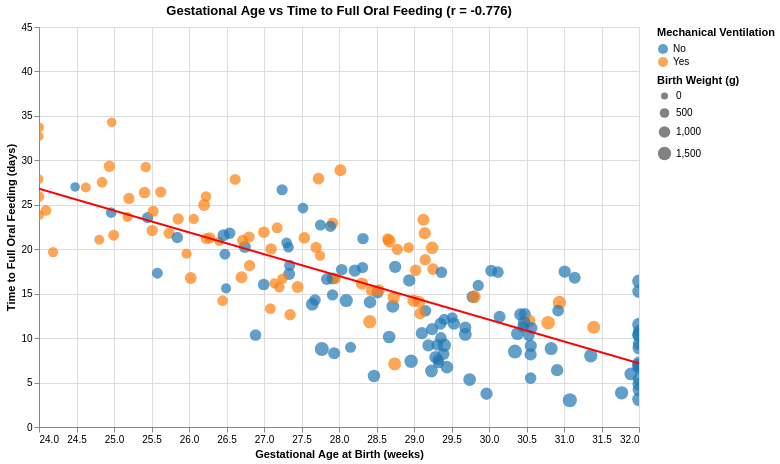

Vega-Lite specification for this chart:
### Vega-Lite specification from a JSON file in a GitHub repository (floating-point values rounded to 4 significant figures; data arrays with more than 128 entries replaced by an {"elided": "..."} marker saying what was removed)
{"config": {"view": {"continuousWidth": 300, "continuousHeight": 300}}, "layer": [{"mark": {"type": "circle", "opacity": 0.7, "size": 80}, "encoding": {"color": {"field": "mechanical_ventilation", "legend": {"labelExpr": "datum.value == 1 ? 'Yes' : 'No'", "values": [0, 1]}, "scale": {"range": ["#1f77b4", "#ff7f0e"]}, "title": "Mechanical Ventilation", "type": "nominal"}, "size": {"field": "birth_weight_grams", "scale": {"range": [50, 200]}, "title": "Birth Weight (g)", "type": "quantitative"}, "tooltip": [{"field": "patient_id", "type": "ordinal"}, {"field": "gestational_age_weeks", "type": "quantitative"}, {"field": "time_to_FOF", "type": "quantitative"}, {"field": "birth_weight_grams", "type": "quantitative"}, {"field": "baby_sex", "type": "nominal"}, {"field": "mechanical_ventilation", "format": ".0f", "title": "Mechanical Ventilation", "type": "nominal"}], "x": {"field": "gestational_age_weeks", "scale": {"domain": [24, 32]}, "title": "Gestational Age at Birth (weeks)", "type": "quantitative"}, "y": {"field": "time_to_FOF", "scale": {"domain": [0, 45]}, "title": "Time to Full Oral Feeding (days)", "type": "quantitative"}}, "name": "view_1"}, {"mark": {"type": "line", "color": "red", "strokeWidth": 2}, "encoding": {"x": {"field": "gestational_age_weeks", "type": "quantitative"}, "y": {"field": "time_to_FOF", "type": "quantitative"}}, "transform": [{"on": "gestational_age_weeks", "regression": "time_to_FOF"}]}], "data": {"name": "data-c1cd043403d0faa25c88f7cf2962a6d6"}, "height": 400, "params": [{"name": "param_1", "select": {"type": "interval"}, "bind": "scales", "views": ["view_1"]}], "title": "Gestational Age vs Time to Full Oral Feeding (r = -0.776)", "width": 600, "$schema": "https://vega.github.io/schema/vega-lite/v5.20.1.json", "datasets": {"data-c1cd043403d0faa25c88f7cf2962a6d6": {"elided": "180 records"}}}
